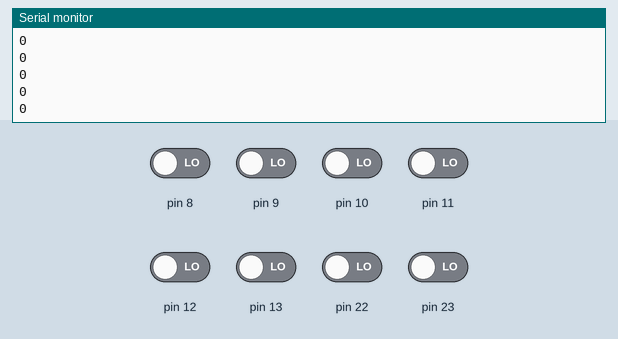
This sketch was run on a simulated Arduino Uno, built with avr-gcc and run on an emulated ATmega328P. Shown: the last lines printed to the serial monitor. The test bench sets the inputs (shaded band); at power-on: pin 8–13, pin 22, pin 23 LOW.

Above: at 1.2 s.
1.3 s: pin 8 driven HIGH
At 1.31 s:
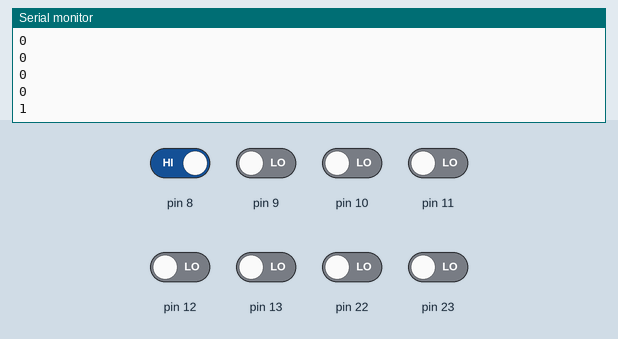
2.8 s: pin 9 driven HIGH
At 2.81 s:
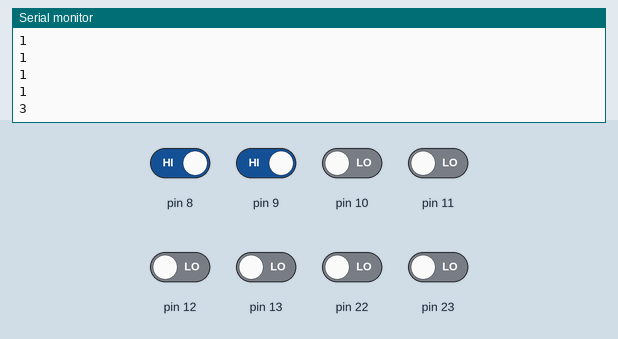
4.3 s: pin 10 driven HIGH
At 4.31 s:
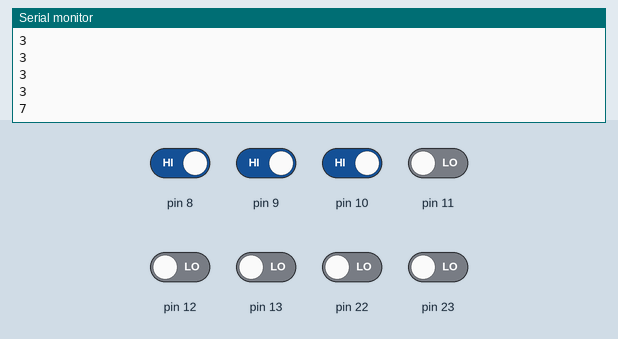
5.8 s: pin 11 driven HIGH
At 5.81 s:
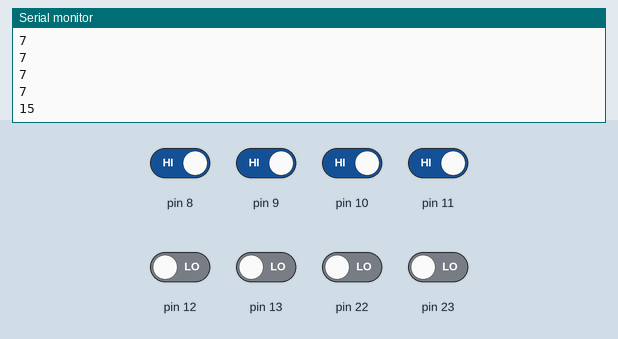
7.3 s: pin 12 driven HIGH
At 7.31 s:
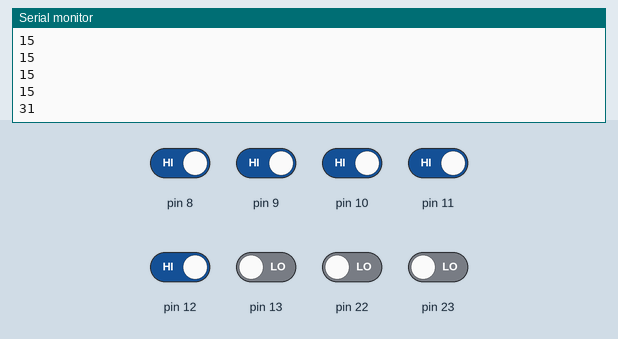
8.8 s: pin 13 driven HIGH
At 8.81 s:
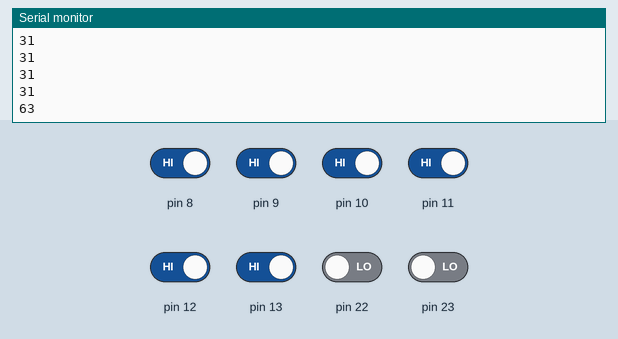
Timing chart, 0 to 11.3 s (numbered marks = the images above; inputs shaded):
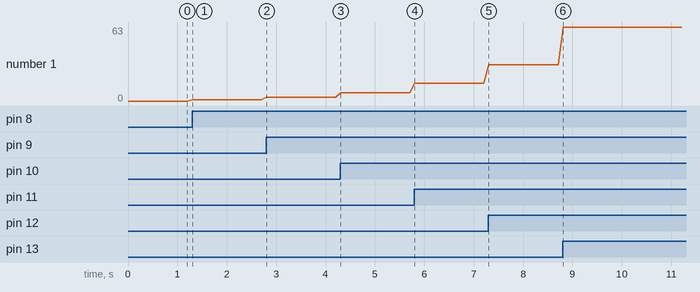

The sketch:

serial_report_pixels.ino
```cpp
byte current_pixel_state;

void setup() {
    // port B maps to Arduino pins 8-13
  DDRB = DDRB | B00000000;// setting pins 8 to 13 as inputs
  Serial.begin (115200);  //start serial connection

}

void loop() {
  // put your main code here, to run repeatedly:
  current_pixel_state = PINB;//read off B register
  Serial.println(current_pixel_state, DEC);
  delay(100);

}
```

Measured:
- after the input at 1.3 s, the serial monitor: prints a new line at once (image 1)
- after the input at 2.8 s, the serial monitor: prints a new line at once (image 2)
- after the input at 4.3 s, the serial monitor: prints a new line at once (image 3)
- after the input at 5.8 s, the serial monitor: prints a new line at once (image 4)
- after the input at 7.3 s, the serial monitor: prints a new line at once (image 5)
- after the input at 8.8 s, the serial monitor: prints a new line at once (image 6)
- plotted number 1: 0 → 1 after the input at 1.3 s, 1 → 3 after the input at 2.8 s, 3 → 7 after the input at 4.3 s, 7 → 15 after the input at 5.8 s, 15 → 31 after the input at 7.3 s
